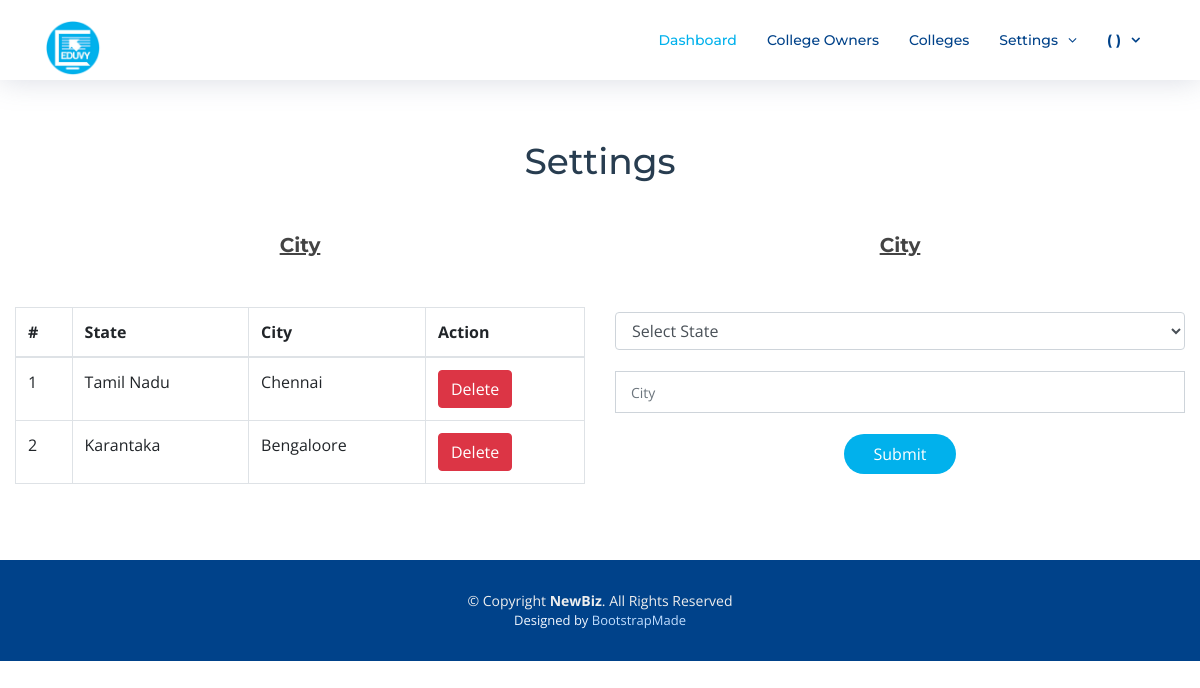
The app's page /admin2020/settings/city with its own data.
### super_admin/models.py (models this page shows, shortened)
class City(models.Model):
    unique_id = models.AutoField(primary_key=True, null=False)
    state = models.ForeignKey(State, on_delete=models.SET_NULL, null=True)
    name = models.CharField(max_length=100, default='null', null=False)

class State(models.Model):
    unique_id=models.AutoField(primary_key=True, null=False)
    name = models.CharField(max_length=100, default='null', null=False)
    code = models.CharField(max_length=10, default='null', null=False)
    def __str__(self):
        return self.name

### super_admin/views.py (the view, shortened to what this page needs)
# urls.py: path('settings/city', views.settings_city, name="settings_city"),
def settings_city(request):
    city_ = City.objects.all()
    state_ = State.objects.all()
    form = AddCityForm()
    context = {'city': city_, 'state': state_, 'form': form}
    return render(request, 'super_admin/settings_city.html', context)

### super_admin/forms.py
class AddCityForm(forms.Form):
    city_state = forms.ModelChoiceField(queryset=State.objects.all(), to_field_name='unique_id',
                                            empty_label="Select State",
                                            widget=forms.Select(attrs={'class': 'form-control'}))
    city_name = forms.CharField(max_length=200, widget=forms.TextInput(
        attrs={'autocomplete': 'off', 'class': 'form-control', 'placeholder': 'City'}))

### super_admin/templates/super_admin/settings_city.html (shortened to what this page needs)
{% extends "super_admin/acc_layout.html" %}
{% load static %}
{% block content %}
  <main id="main" style="margin-top: 80px;">
    <section id="contact" style="box-shadow: none !important">
      <div class="container-fluid" data-aos="fade-up">
        <div class="section-header">
          <h3>Settings</h3>
        </div>
<div class="row">
<div class="col-lg-6">
<div class="section-header" align="center">
    <h5><u><b>City</b></u></h5>
</div>
  {% if city|length > 0 %}
<table class="table table-bordered">
    <thead>
      <tr>
        <th>#</th>
        <th>State</th>
        <th>City</th>
         <th>Action</th>
      </tr>
    </thead>
    <tbody>
  {% for i in city %}
      <tr>
        <td>{{ forloop.counter }}</td>
        <td>{{ i.state }}</td>
        <td>{{ i.name }}</td>
        <td>
        <a href="/admin2020/settings/city/delete/{{ i.unique_id }}" role="button" type="button" class="btn btn-danger">Delete</a>
        </td>
      </tr>
  {% endfor %}
    </tbody>
  </table>
{% else %}
<b>No state added</b>
{% endif %}
</div>
<div class="col-lg-6">
<div class="section-header" align="center">
<h5><u><b>City</b></u></h5>
</div>
 <div class="form">
{% if state|length > 0 %}
              <form action="" method="post" role="form" class="php-email-form" novalidate>
                <div class="form-row">
                <div class="col-sm-12 align-center">
                </div>
                </div>
                <div class="form-row">
                  <div class="form-group col-lg-12">
                  {{ form.city_state }}
                  </div>
                  <div class="form-group col-lg-12">
                       {{ form.city_name }}
                  </div>
                </div>
<div class="form-row"><div class="col-lg-12 text-center"><button type="submit" title="Send Message">Submit</button></div></div>
              </form>
{% else %}
<b>No states added</b>
{% endif %}
</div>
</div>
 </div>
      </div>
    </section>
  </main>
{% endblock %}

### common_pages/static/frontend/css/style.css (style rules this page uses)
body { background: #fff; color: #444; font-family: "Open Sans", sans-serif; }
a { color: #01B1EC; transition: 0.5s; }
h1, h2, h3, h4, h5, h6 { font-family: "Montserrat", sans-serif; font-weight: 400; margin: 0 0 20px 0; padding: 0; }
section { overflow: hidden; }
.section-header h3 { font-size: 36px; color: #283d50; text-align: center; font-weight: 500; position: relative; }
#contact { box-shadow: 0px 0px 12px 0px rgba(0, 0, 0, 0.1); padding: 60px 0; overflow: hidden; }
#contact .section-header { padding-bottom: 30px; }
#contact .php-email-form input, #contact .php-email-form textarea { border-radius: 0; box-shadow: none; font-size: 14px; }
#contact .php-email-form input { padding: 20px 15px; }
#contact .php-email-form button[type="submit"] { background: #01B1EC; border: 0; border-radius: 20px; padding: 8px 30px; color: #fff; transition: 0.3s; }

### records on screen
City: state "Tamil Nadu", name "Chennai"
City: state "Karantaka", name "Bengaloore"
